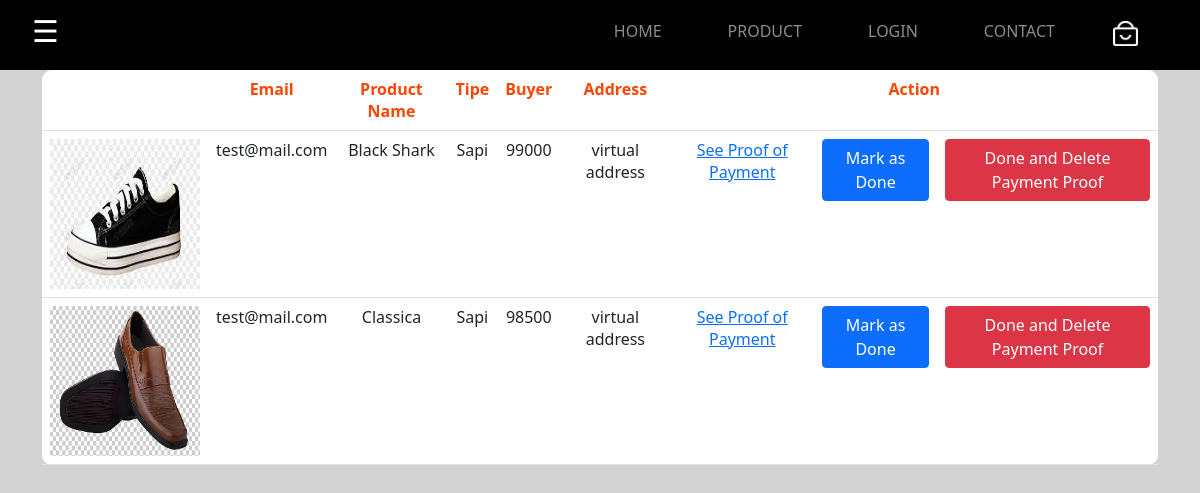
The page /cekorder.php on the database its author committed.
### tables this page shows
CREATE TABLE `orders` (
  `id_order` int(11) NOT NULL,
  `email` varchar(128) NOT NULL,
  `product_id` int(11) NOT NULL,
  `cartdate` date NOT NULL DEFAULT current_timestamp()
);

CREATE TABLE `product` (
  `id` int(11) NOT NULL,
  `tipe` varchar(128) NOT NULL,
  `harga` int(11) NOT NULL,
  `ukuran` int(11) NOT NULL,
  `stok` int(11) NOT NULL,
  `img` longblob NOT NULL
);

CREATE TABLE `user` (
  `email` varchar(128) NOT NULL,
  `password` varchar(128) NOT NULL,
  `uname` varchar(128) NOT NULL,
  `birthdate` date NOT NULL,
  `gender` varchar(6) NOT NULL,
  `profession` varchar(128) NOT NULL,
  `address` text NOT NULL,
  `instagram` varchar(128) NOT NULL,
  `phone` bigint(20) NOT NULL
);

### cekorder.php (the view, shortened to what this page needs)
<?php
    include_once("connection.php");
    $order = mysqli_query($connect, "SELECT * FROM orders, product, user WHERE product.id=orders.product_id AND user.email=orders.email;");
?>
    <link href="https://cdn.jsdelivr.net/npm/bootstrap@5.0.1/dist/css/bootstrap.min.css" rel="stylesheet">
    <div style="background: black; box-sizing: border-box; height: 70px;">
        <?php include_once("navbar.php");?>
    </div>
    <div class="container">
    <div>
        <table class="table text-center">
            <tr>
                <th></th>
                <th>Email</th>
                <th>Product Name</th>
                <th>Tipe</th>
                <th>Buyer</th>
                <th>Address</th>
                <th colspan=3>Action</th>
            </tr>
        <?php
            function checkPayment($email){
                $DB_Location = "localhost";
                $DB_Username = "root";
                $DB_Password = "";
                $DB_DBName = "aerostreet";
                $connection = mysqli_connect($DB_Location,$DB_Username,$DB_Password,$DB_DBName);
                $db = mysqli_query($connection, "SELECT * FROM payment WHERE email='$email';");
                $result = mysqli_fetch_assoc($db);
                if($result!=null)
                    return $result['payment_img'];
                else
                    return "errorHandle.html";
            }
        ?>
        <?php foreach ($order as $row) : ?>
            <tr>
                <td><img width="150" height="150" src="<?= $row['img']?>" alt=""></td>
                <td><?= $row['email']?></td>
                <td><?= $row['tipe']?> </td>
                <td><?= $row['uname']?> </td>
                <td><?= $row['harga']?></td>
                <td><?= $row['address']?></td>
                <td><a href="<?=checkPayment($row['email']);?>">See Proof of Payment</a></td>
                <form action="" method="POST">
                    <td><button name="complete" class="btn btn-md btn-primary">Mark as Done</button></td>
                    <td><button name="delete" class="btn btn-md btn-danger">Done and Delete Payment Proof</button></td>
                </form>
            </tr>
            <?php endforeach; ?>
        </table>
    </div>
</div>

### cekorder.php (style rules this page uses)
body { background-color: lightgrey; color : black; }
table { background: white; border-radius: 10px; }
th { background: black; color: orangered; }

### rows shown on the page
orders: product.img (picture), email.email "test@mail.com", product.tipe "Black Shark", email.uname "Sapi", product.harga "99000", email.address "virtual address"
orders: product.img (picture), email.email "test@mail.com", product.tipe "Classica", email.uname "Sapi", product.harga "98500", email.address "virtual address"

### other values the page prints
$text "LOGIN"
